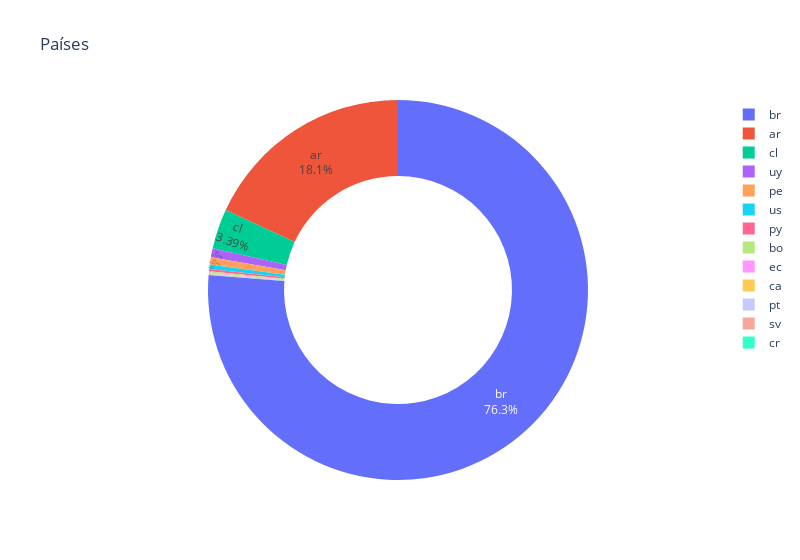

Source (notebook cell):
### Code cell
# Plot to donut chart
fig = px.pie(countries_count, values=countries_count.values, names=countries_count.index, title='Países', width=800)
fig.update_traces(textposition='inside', textinfo='percent+label')
# # add hole
fig.update_traces(hole=.6, hoverinfo="label+percent+name")
fig.show()

### Figure 1 — Plotly figure (JSON) as saved in the notebook; plotly's stock layout.template omitted (floating-point values rounded to 4 significant figures)
{"data": [{"domain": {"x": [0, 1], "y": [0, 1]}, "hole": 0.6, "hoverinfo": "label+percent+name", "hovertemplate": "index=%{label}<br>value=%{value}<extra></extra>", "labels": ["br", "ar", "cl", "uy", "pe", "us", "py", "bo", "ec", "ca", "pt", "sv", "cr"], "legendgroup": "", "name": "", "showlegend": true, "textinfo": "percent+label", "textposition": "inside", "type": "pie", "values": [2071, 491, 92, 21, 17, 10, 5, 3, 2, 1, 1, 1, 1]}], "layout": {"legend": {"tracegroupgap": 0}, "title": {"text": "Países"}, "width": 800}}
